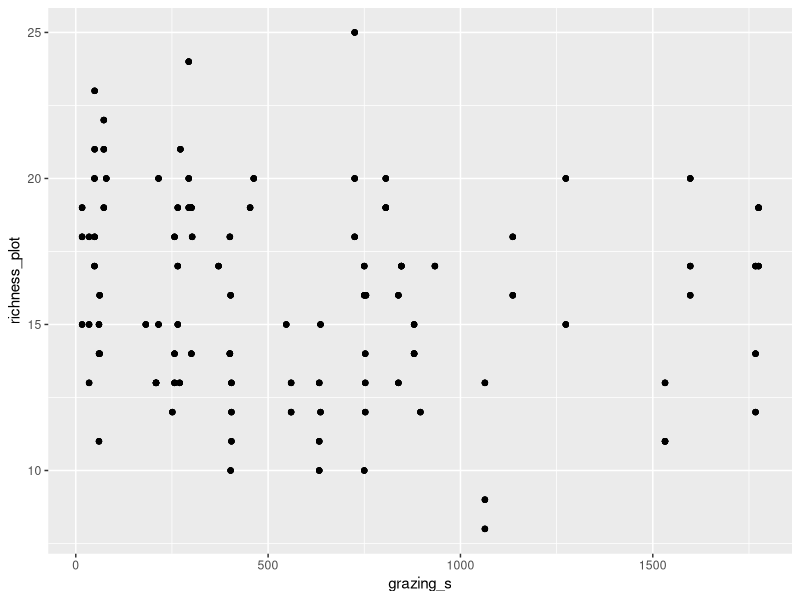
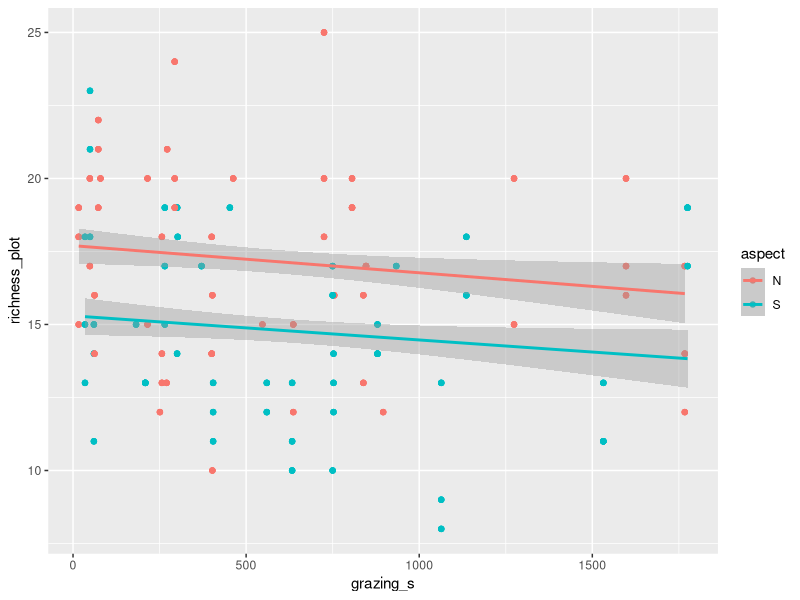
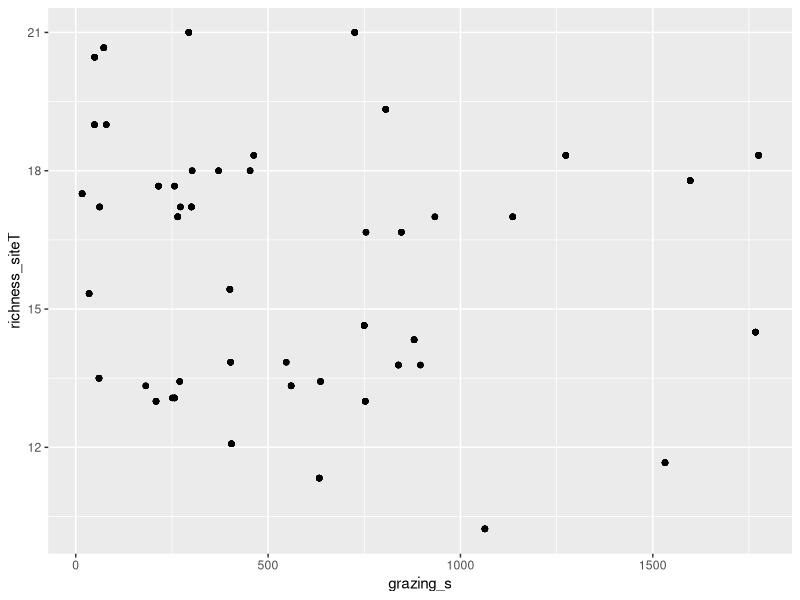
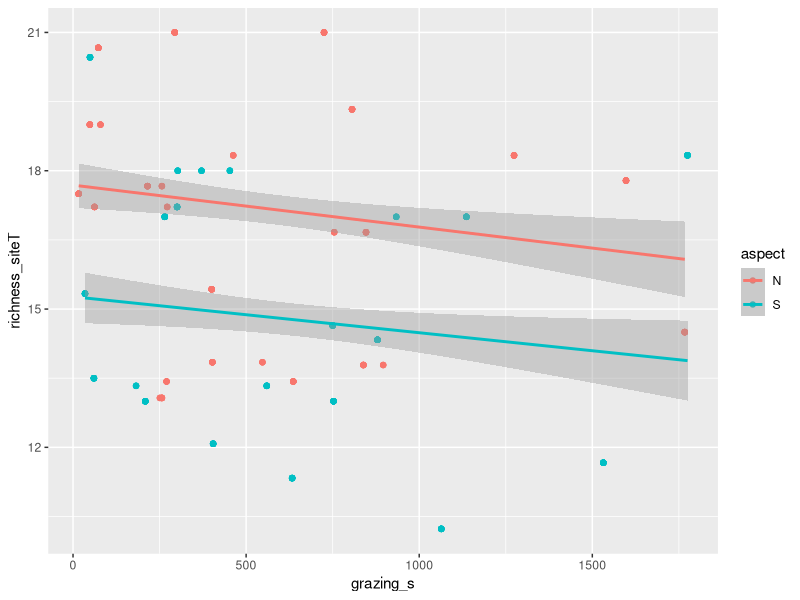
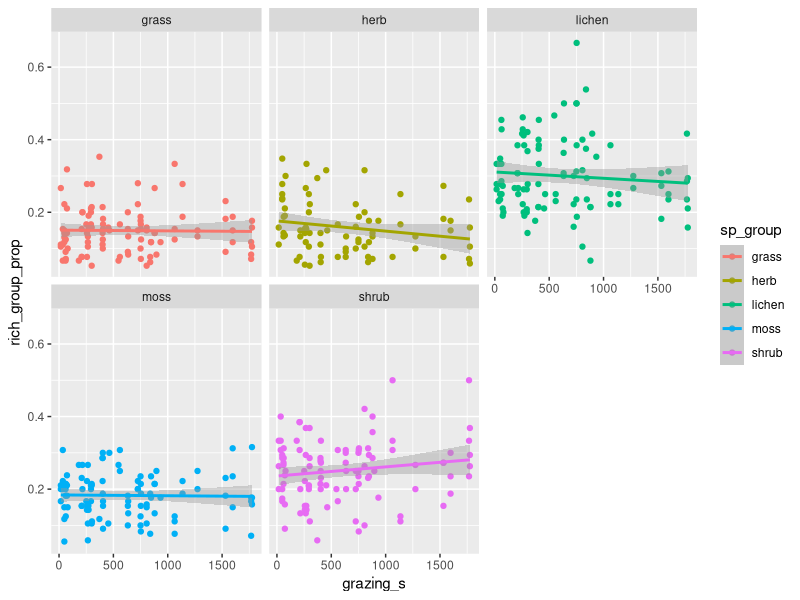
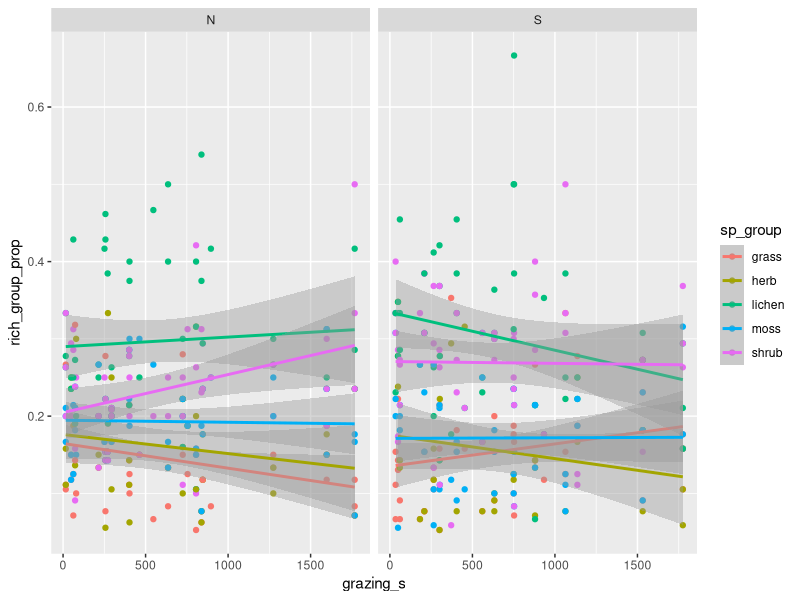
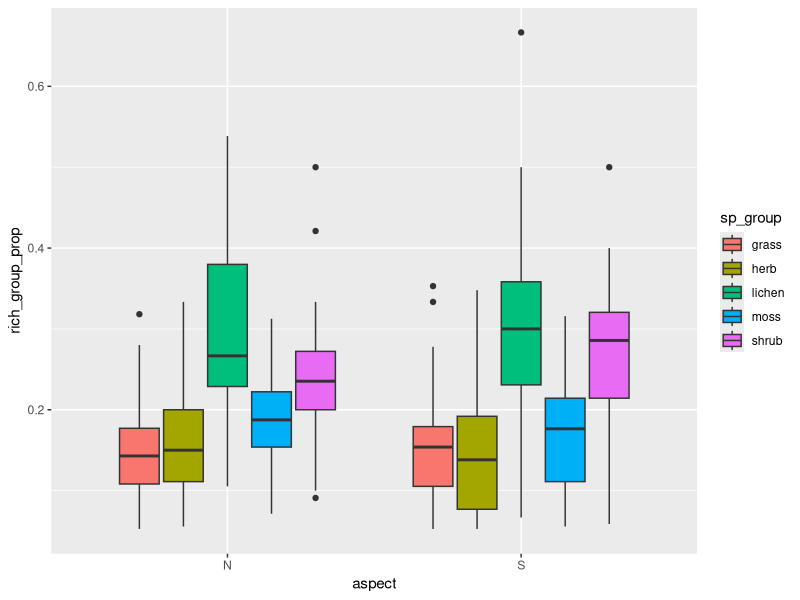
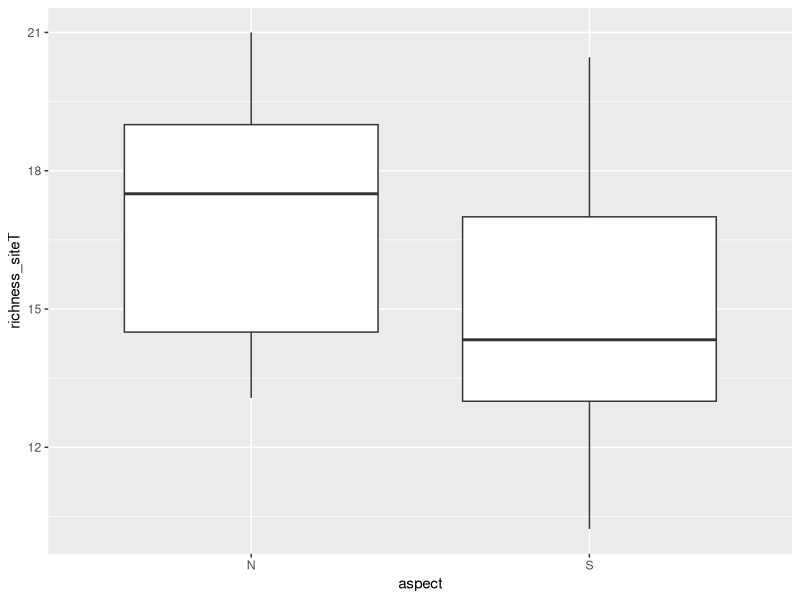

Write the R code that produced these figures, in order.
## Data Exploration and Statistics ##
## For SU Master's Thesis in Landscape Ecology
## Emma Gemal
## Last updated 10/2/23

### Library ----
library(tidyverse)


### Data Import ----
sites <- read.csv("Data/site_conditions.csv")
plots <- read.csv("Data/plots_tidy.csv")
coverage <- read.csv("Data/coverage.csv")

### Data Exploration & Cleaning ----
view(sites)
view(plots)
view(coverage)

str(sites)   # change date to date, plot to cat, and maybe x and y coord to coordinates
str(plots)   # change date to date and check for spelling mistakes and duplicates
str(coverage)   # change date to date

## Editing import format  
sites <- sites %>% 
            mutate(date = as.Date(date, format = "%d/%m/%y"),
                   plot = as.character(plot)) %>% 
            mutate(aspect = case_when(grepl("S", site) ~ "S",
                                      grepl("N", site) ~ "N"))   # adding aspect
str(sites)            

plots <- plots %>% 
            mutate(date = as.Date(date, format = "%d/%m/%y"),
                   sp_group = as.factor(sp_group))
str(plots)

coverage <- coverage %>%  
              mutate(date = as.Date(date, format = "%d/%m/%y"),
                     sp_group = as.factor(sp_group))
str(coverage) 

## Checking species 
sort(unique(plots$sp_common))  # remove whitespace after words 
                               # "purple mountain heather" & "purple mountain-heath" 

sort(unique(plots$sp_latin))  # some don't have a latin name... not good 
                              # remove whitespace after words
                              # "Peltigera aphthosa" & "Peltigera apthosa" 
                              # "Pleurozium schereberi" & "Pleurozium schreberi"
                              # "Stereocaulon alpinus" & "Stereocaulon alpinum"
                              # "Stereocaulon sp," & "Stereocaulon sp."
                              # "Vaxinium uliginosum" & "Vaccinium uliginosum"

unique(coverage$sp_group)
unique(plots$sp_group)

## Editing species that had mistakes 
plots <- plots %>% 
            mutate(sp_common = ifelse(sp_common == "purple mountain-heath", 
                                      "purple mountain heather",
                                      sp_common)) %>% 
            mutate(sp_common = str_trim(sp_common, side = "right")) %>% 
            mutate(sp_latin = str_trim(sp_latin, side = "right")) %>% 
            mutate(sp_latin = ifelse(sp_latin == "Peltigera apthosa", "Peltigera aphthosa",
                                     sp_latin),
                   sp_latin = ifelse(sp_latin == "Pleurozium schereberi", "Pleurozium schreberi",
                                     sp_latin),
                   sp_latin = ifelse(sp_latin == "Stereocaulon alpinus", "Stereocaulon alpinum",
                                     sp_latin),
                   sp_latin = ifelse(sp_latin == "Stereocaulon sp,", "Stereocaulon sp.",
                                     sp_latin),
                   sp_latin = ifelse(sp_latin == "Vaxinium uliginosum", "Vaccinium uliginosum",
                                     sp_latin))

plots[(plots$sp_latin == ""), ]   # no latin name because they are "unknown"
plots <- plots %>%  
            mutate(sp_latin = ifelse(sp_latin == "", "unknown", sp_latin))

plots %>% group_by(plot_nr) %>% summarize(n = length(unique(sp_latin)))
plots %>% group_by(plot_nr) %>% summarize(n = length(sp_latin))  # same number of names = no duplicates


### Variable Calculations ----
## Species richness
plots <- plots %>% 
            group_by(plot_nr) %>% 
            mutate(richness_plot = length(unique(sp_latin))) %>%   # overall per plot
            ungroup() %>% 
            group_by(site_nr) %>% 
            mutate(richness_site = length(unique(sp_latin))) %>%   # overall per site (no reps)
            ungroup() %>% 
            group_by(plot_nr, sp_group) %>% 
            mutate(richness_group = length(unique(sp_latin))) %>%   # per group per plot 
            ungroup()

richness <- plots %>% 
              group_by(plot_nr, site_nr, sp_group) %>% 
              summarize(richness_plot = mean(richness_plot),
                        richness_site = mean(richness_site),
                        richness_group = mean(richness_group)) %>% 
              ungroup() %>% 
              group_by(plot_nr) %>% 
              mutate(rich_group_prop = (richness_group/sum(richness_group))) %>% 
              ungroup() %>%
              group_by(site_nr) %>% 
              mutate(richness_siteT = mean(richness_plot))   # true richness per site (with reps)

# combining 'richness' with 'sites' to add grazing data 
grazing <- sites %>% dplyr::select(site_nr, plot_nr, aspect, grazing_s)

richness <- left_join(richness, grazing)
str(richness)
richness <- as.data.frame(richness)

## Adding grazing data to 'coverage' 
coverage <- left_join(coverage, grazing)
str(coverage)


### Initial Visualizations ----
# Richness
ggplot(richness, aes(x = grazing_s, y = richness_plot)) +   # richness with grazing 
  geom_point()

ggplot(richness, aes(x = grazing_s, y = richness_plot)) +   # N and S accounted for 
  geom_point(aes(color = aspect)) +
  stat_smooth(method = "lm", aes(color = aspect))

ggplot(richness, aes(x = grazing_s, y = richness_siteT)) +   # averaged across the plots
  geom_point()

ggplot(richness, aes(x = grazing_s, y = richness_siteT)) +   # averaged and aspect accounted for
  geom_point(aes(color = aspect)) +
  stat_smooth(method = "lm", aes(color = aspect))

ggplot(richness, aes(x = grazing_s, y = rich_group_prop)) +   # how proportions of groups changes
  geom_point(aes(color = sp_group)) +
  stat_smooth(method = "lm", aes(color = sp_group)) +
  facet_wrap(~sp_group)

ggplot(richness, aes(x = grazing_s, y = rich_group_prop)) +   # aspect accounted for 
  geom_point(aes(color = sp_group)) +
  stat_smooth(method = "lm", aes(color = sp_group)) +   
  facet_wrap(~aspect)

ggplot(richness, aes(x = aspect, y = rich_group_prop)) +   # relative species nr for each group 
  geom_boxplot(aes(fill = sp_group))                       # for N vs. S 

ggplot(richness, aes(x = aspect, y = richness_siteT)) +   # averaged richness N vs. S
  geom_boxplot()

# Coverage
ggplot(coverage, aes(x = grazing_s, y = coverage_perc)) +  # coverage of groups with grazing 
  geom_point(aes(color = sp_group)) +
  stat_smooth(method = "lm", se = F, aes(color = sp_group))

ggplot(coverage, aes(x = grazing_s, y = coverage_perc)) +  # differences for N vs. S
  geom_point(aes(color = sp_group)) +
  stat_smooth(method = "lm", se = F, aes(color = sp_group)) +
  facet_wrap(~aspect)

ggplot(coverage, aes(x = aspect, y = coverage_perc)) +   # coverage differences N vs. S
  geom_boxplot(aes(fill = sp_group))

# Veg height
ggplot(coverage, aes(x = grazing_s, y = avg_height)) +  # height with grazing 
  geom_point() +
  stat_smooth(method = "lm")

ggplot(coverage, aes(x = grazing_s, y = avg_height)) +   # height of N vs. S plots 
  geom_point(aes(color = aspect)) +
  stat_smooth(method = "lm", aes(color = aspect))
